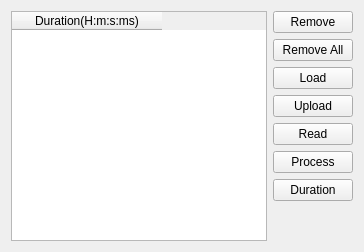
      <widget class="QWidget" name="tabDocument">
       <attribute name="title">
        <string>Document</string>
       </attribute>
       <layout class="QHBoxLayout" name="horizontalLayout_13">
        <item>
         <widget class="QTableWidget" name="tableWidget_5">
          <attribute name="horizontalHeaderDefaultSectionSize">
           <number>150</number>
          </attribute>
          <column>
           <property name="text">
            <string>Duration(H:m:s:ms)</string>
           </property>
          </column>
         </widget>
        </item>
        <item>
         <layout class="QVBoxLayout" name="verticalLayout_18">
          <item>
           <widget class="QPushButton" name="pushButton_19">
            <property name="text">
             <string>Remove</string>
            </property>
           </widget>
          </item>
          <item>
           <widget class="QPushButton" name="pushButton_18">
            <property name="text">
             <string>Remove All</string>
            </property>
           </widget>
          </item>
          <item>
           <widget class="QPushButton" name="pushButton_17">
            <property name="text">
             <string>Load</string>
            </property>
           </widget>
          </item>
          <item>
           <widget class="QPushButton" name="pushButton_16">
            <property name="text">
             <string>Upload</string>
            </property>
           </widget>
          </item>
          <item>
           <widget class="QPushButton" name="pushButton_15">
            <property name="text">
             <string>Read</string>
            </property>
           </widget>
          </item>
          <item>
           <widget class="QPushButton" name="pushButton_20">
            <property name="text">
             <string>Process</string>
            </property>
           </widget>
          </item>
          <item>
           <widget class="QPushButton" name="pushButton_21">
            <property name="text">
             <string>Duration</string>
            </property>
           </widget>
          </item>
          <item>
           <spacer name="verticalSpacer">
            <property name="orientation">
             <enum>Qt::Vertical</enum>
            </property>
            <property name="sizeHint" stdset="0">
             <size>
              <width>20</width>
              <height>40</height>
             </size>
            </property>
           </spacer>
          </item>
         </layout>
        </item>
       </layout>
      </widget>
